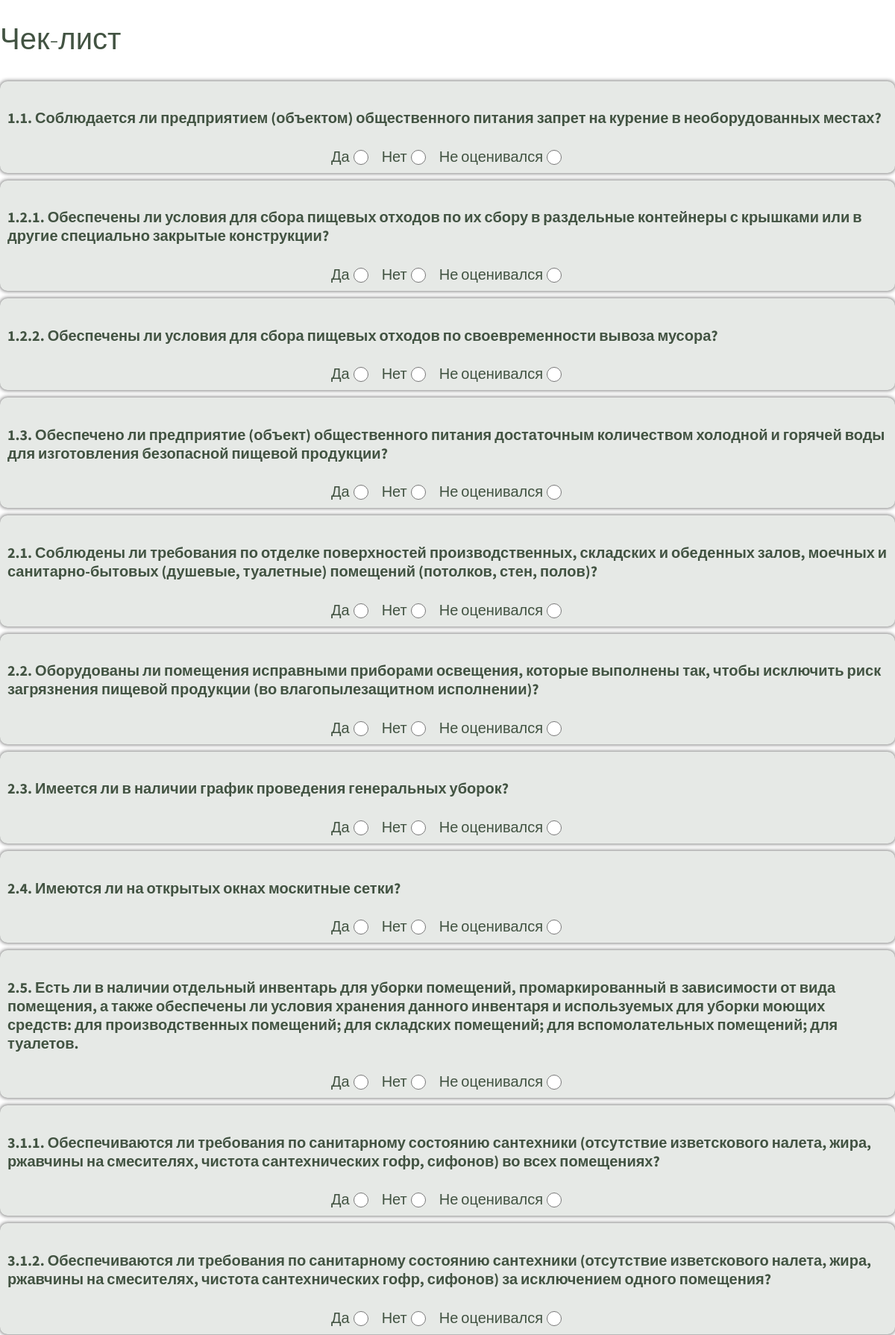
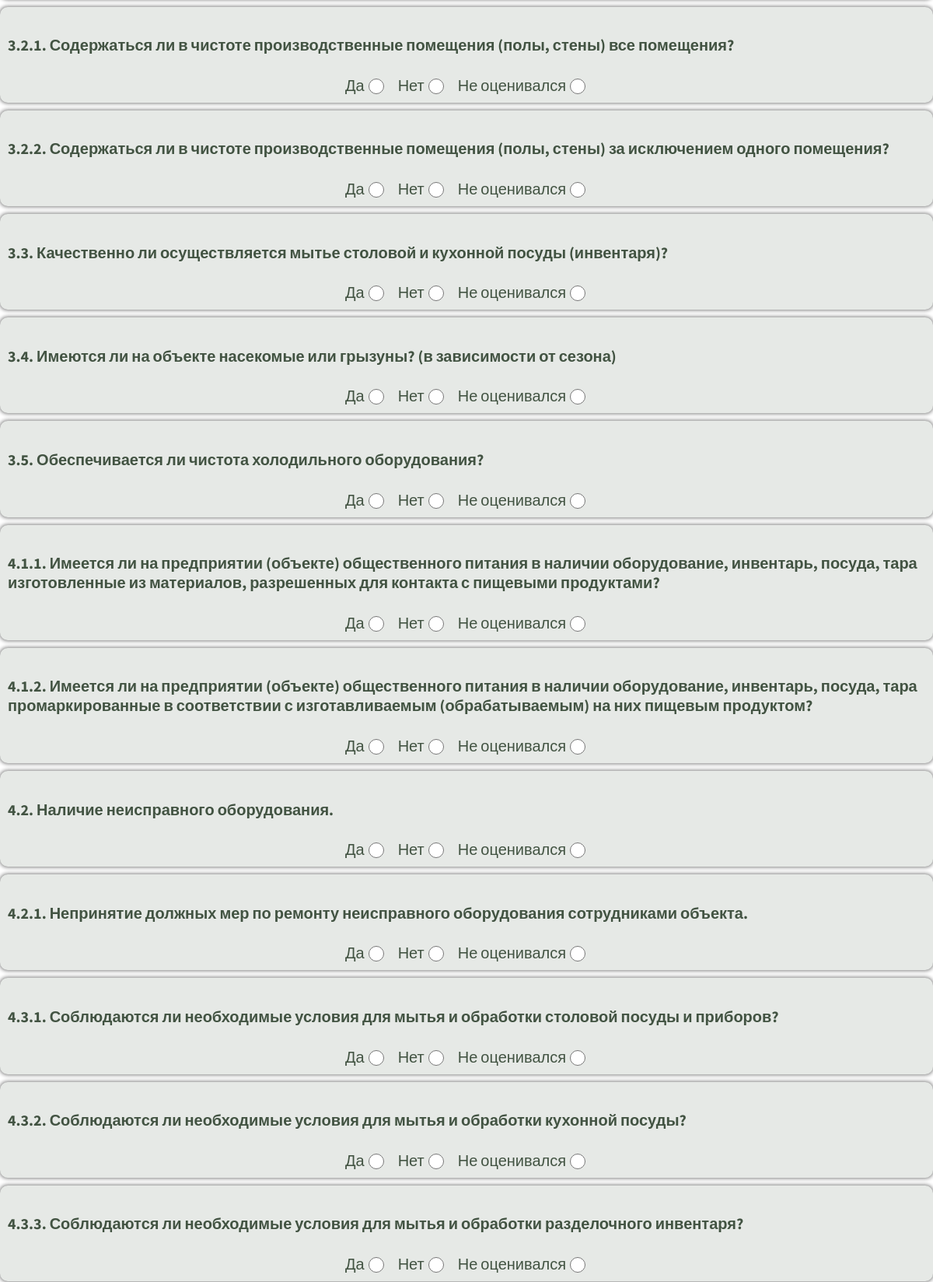
The page /control_event/4/check_list/ (signed in, upper part) on the database its author committed (2 pictures, top to bottom).
### checks/models.py (models this page shows, shortened)
class Question(models.Model):
    text = models.TextField(null=False)
    significance_score = models.IntegerField(null=False)

### checks/views/control_events.py (the view, shortened to what this page needs)
# urls.py: path('<int:control_event_id>/check_list/', check_list_form, name='check_list_form'),
@login_required
def check_list_form(request, control_event_id):
    if request.method == 'GET':
        questions_not_exists = Question.objects.exclude(question__control_event_id=control_event_id)
        context = {
            'questions': questions_not_exists,
            'control_event_id': control_event_id
        }
        return render(request, context=context, template_name='checks/check_list.html')

### checks/templates/checks/check_list.html (shortened to what this page needs)
<!DOCTYPE html>
{% load static %}
<html lang="ru">
<head>
    <link href="{% static "/css/style.css" %}" rel="stylesheet">
</head>
<body>
    <div class="check-list-wrap">
        <h1>Чек-лист</h1>
        <form class="check-list-form" action="{% url 'check_list_form' control_event_id %}" method="post">
        {% for question in questions %}
            <div class="check-list-form__item">
                <h4>{{ question.text }}</h4>
                <div class="check-list-form__choose-container">
                    <label class="check-list-form__label" for="answer-yes">Да</label>
                    <input type="radio" id="answer-yes" name="{{ question.id }}" value="Да">
                    <label class="check-list-form__label" for="answer-no">Нет</label>
                    <input type="radio" id="answer-no" name="{{ question.id }}" value="Нет">
                    <label class="check-list-form__label" for="not-evaluated">Не оценивался</label>
                    <input type="radio" name="{{ question.id }}" value="Н/о">
                </div>
            </div>
        {% endfor %}
        </form>
    </div>
</body>
</html>

### static/css/style.css (style rules this page uses)
body { font-family: 'Source Sans Pro', sans-serif; font-weight: 300; font-size: 20px; margin: auto; min-width: 100%; color: #425342; }
h1 { font-family: 'Source Sans Pro', sans-serif; font-weight: 300; }
input[type='radio'] { align-self: center; }
label { display: flex; justify-content: space-between; }
.check-list-wrap { width: 1200px; display: flex; flex-direction: column; margin: 0 auto; }
.check-list-form { display: flex; flex-direction: column; justify-content: space-between; width: 100%; margin-bottom: 100px; }
.check-list-form__item { margin: 5px 0; padding: 10px; display: flex; flex-direction: column; box-shadow: 0px 0px 5px 1px grey; background-color:#e6e9e6; border-radius: 10px; }
.check-list-form__choose-container { display: flex; justify-content: center; }
input[type='radio'] { align-self: center; width: 20px; height: 20px; }
.check-list-form__label:nth-child(n+2) { margin-left: 15px; }

### rows shown on the page
Question: text "1.1. Соблюдается ли предприятием (объектом) общественного питания запрет на курение в необорудованных местах?"
Question: text "1.2.1. Обеспечены ли условия для сбора пищевых отходов по их сбору в раздельные контейнеры с крышками или в другие специально закрытые конструкции?"
Question: text "1.2.2. Обеспечены ли условия для сбора пищевых отходов по своевременности вывоза мусора?"
Question: text "1.3. Обеспечено ли предприятие (объект) общественного питания достаточным количеством холодной и горячей воды для изготовления безопасной пищевой продукции?"
Question: text "2.1. Соблюдены ли требования по отделке поверхностей производственных, складских и обеденных залов, моечных и санитарно-бытовых (душевые, туалетные) помещений (потолков, стен, полов)?"
Question: text "2.2. Оборудованы ли помещения исправными приборами освещения, которые выполнены так, чтобы исключить риск загрязнения пищевой продукции (во влагопылезащитном исполнении)?"
Question: text "2.3. Имеется ли в наличии график проведения генеральных уборок?"
Question: text "2.4. Имеются ли на открытых окнах москитные сетки?"
Question: text "2.5. Есть ли в наличии отдельный инвентарь для уборки помещений, промаркированный в зависимости от вида помещения, а также обеспечены ли условия хранения данного инвентаря и используемых для уборки моющих средств: для производственных помещений; для складских помещений; для вспомолательных помещений; для туалетов."
Question: text "3.1.1. Обеспечиваются ли требования по санитарному состоянию сантехники (отсутствие изветскового налета, жира, ржавчины на смесителях, чистота сантехнических гофр, сифонов) во всех помещениях?"
Question: text "3.1.2. Обеспечиваются ли требования по санитарному состоянию сантехники (отсутствие изветскового налета, жира, ржавчины на смесителях, чистота сантехнических гофр, сифонов) за исключением одного помещения?"
Question: text "3.2.1. Содержаться ли в чистоте производственные помещения (полы, стены) все помещения?"
Question: text "3.2.2. Содержаться ли в чистоте производственные помещения (полы, стены) за исключением одного помещения?"
Question: text "3.3. Качественно ли осуществляется мытье столовой и кухонной посуды (инвентаря)?"
Question: text "3.4. Имеются ли на объекте насекомые или грызуны? (в зависимости от сезона)"
Question: text "3.5. Обеспечивается ли чистота холодильного оборудования?"
Question: text "4.1.1. Имеется ли на предприятии (объекте) общественного питания в наличии оборудование, инвентарь, посуда, тара изготовленные из материалов, разрешенных для контакта с пищевыми продуктами?"
Question: text "4.1.2. Имеется ли на предприятии (объекте) общественного питания в наличии оборудование, инвентарь, посуда, тара промаркированные в соответствии с изготавливаемым (обрабатываемым) на них пищевым продуктом?"
Question: text "4.2. Наличие неисправного оборудования."
Question: text "4.2.1. Непринятие должных мер по ремонту неисправного оборудования сотрудниками объекта."
Question: text "4.3.1. Соблюдаются ли необходимые условия для мытья и обработки столовой посуды и приборов?"
Question: text "4.3.2. Соблюдаются ли необходимые условия для мытья и обработки кухонной посуды?"
Question: text "4.3.3. Соблюдаются ли необходимые условия для мытья и обработки разделочного инвентаря?"
